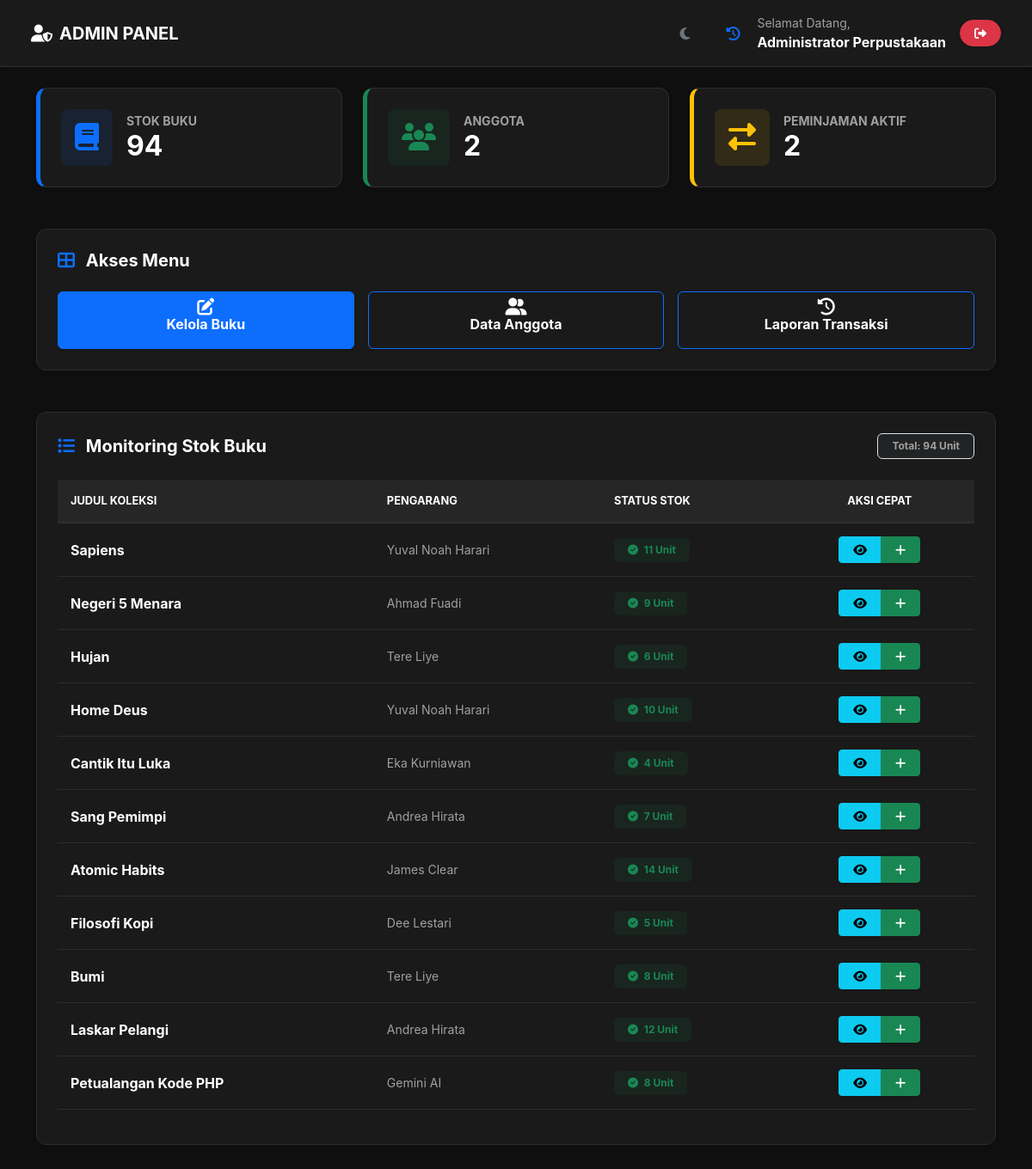
Page /admin/dashboard.php (signed in) on the committed database.
### tables this page shows
CREATE TABLE `buku` (
  `id` int(11) NOT NULL,
  `judul` varchar(255) NOT NULL,
  `pengarang` varchar(255) NOT NULL,
  `penerbit` varchar(255) DEFAULT NULL,
  `tahun_terbit` year(4) DEFAULT NULL,
  `sinopsis` varchar(1500) NOT NULL,
  `isbn` varchar(50) DEFAULT NULL,
  `stok` int(11) DEFAULT 0
);

### admin/dashboard.php (the view, shortened to what this page needs)
<?php
include "../config/koneksi.php";
$user_id = $_SESSION['user']['id'];
?>
<!DOCTYPE html>
<html lang="id">
<head>
    <link href="https://cdn.jsdelivr.net/npm/bootstrap@5.3.2/dist/css/bootstrap.min.css" rel="stylesheet">
    <link href="https://cdnjs.cloudflare.com/ajax/libs/font-awesome/6.4.2/css/all.min.css" rel="stylesheet">
    <link rel="stylesheet" href="../assets/style.css">
</head>
<body>
<nav class="navbar navbar-expand-lg shadow-sm mb-4">
    <div class="container-fluid">
        <a class="navbar-brand fw-bold text-primary" href="dashboard.php"><i class="fas fa-user-shield me-2"></i>ADMIN PANEL</a>
        <div class="ms-auto d-flex align-items-center">
            <button id="theme-toggle" class="btn btn-outline-secondary border-0 rounded-circle me-3" style="width: 40px; height: 40px;">
                <i id="theme-icon" class="fas fa-moon"></i>
            </button>
            <a href="riwayat.php" class="btn btn-outline-primary border-0 rounded-circle me-2" title="Riwayat Saya" style="width: 40px; height: 40px; display: flex; align-items: center; justify-content: center;">
                <i class="fas fa-history"></i>
            </a>
            <div class="d-none d-md-block me-3">
                <span class="text-secondary small d-block">Selamat Datang,</span>
                <span class="fw-bold"><?= htmlspecialchars($_SESSION['user']['nama']) ?></span>
            </div>
            <a href="../logout.php" class="btn btn-danger btn-sm rounded-pill px-3 shadow-sm"><i class="fas fa-sign-out-alt"></i></a>
        </div>
    </div>
</nav>
<div class="container pb-5">
    <div class="row g-4 mb-5">
        <?php
        $total_buku = $conn->query("SELECT SUM(stok) as total FROM buku")->fetch_assoc()['total'] ?? 0;
        $total_user = $conn->query("SELECT COUNT(*) as total FROM users WHERE role='user'")->fetch_assoc()['total'];
        $total_trx = $conn->query("SELECT COUNT(*) as total FROM transaksi WHERE status='dipinjam'")->fetch_assoc()['total'];
        ?>
        <div class="col-md-4">
            <div class="card stat-card p-4 shadow-sm h-100">
                <div class="d-flex align-items-center">
                    <div class="bg-primary bg-opacity-10 p-3 rounded-3 me-3">
                        <i class="fas fa-book text-primary fa-2x"></i>
                    </div>
                    <div>
                        <p class="text-secondary mb-0 small fw-bold text-uppercase">Stok Buku</p>
                        <h2 class="fw-bold mb-0 counter"><?= $total_buku ?></h2>
                    </div>
                </div>
            </div>
        </div>
        <div class="col-md-4">
            <div class="card stat-card p-4 shadow-sm h-100" style="border-left-color: #198754 !important;">
                <div class="d-flex align-items-center">
                    <div class="bg-success bg-opacity-10 p-3 rounded-3 me-3">
                        <i class="fas fa-users text-success fa-2x"></i>
                    </div>
                    <div>
                        <p class="text-secondary mb-0 small fw-bold text-uppercase">Anggota</p>
                        <h2 class="fw-bold mb-0 counter"><?= $total_user ?></h2>
                    </div>
                </div>
            </div>
        </div>
        <div class="col-md-4">
            <div class="card stat-card p-4 shadow-sm h-100" style="border-left-color: #ffc107 !important;">
                <div class="d-flex align-items-center">
                    <div class="bg-warning bg-opacity-10 p-3 rounded-3 me-3">
                        <i class="fas fa-exchange-alt text-warning fa-2x"></i>
                    </div>
                    <div>
                        <p class="text-secondary mb-0 small fw-bold text-uppercase">Peminjaman Aktif</p>
                        <h2 class="fw-bold mb-0 counter"><?= $total_trx ?></h2>
                    </div>
                </div>
            </div>
        </div>
    </div>
    <div class="card p-4 mb-5 shadow-sm">
        <h5 class="mb-4 fw-bold"><i class="fas fa-th-large me-2 text-primary"></i> Akses Menu</h5>
        <div class="row g-3">
            <div class="col-md-4">
                <a href="buku.php" class="btn btn-primary w-100 py-3 fw-bold shadow-sm transition-hover">
                    <i class="fas fa-edit mb-2 d-block fa-lg"></i> Kelola Buku
                </a>
            </div>
            <div class="col-md-4">
                <a href="anggota.php" class="btn btn-outline-primary w-100 py-3 fw-bold shadow-sm transition-hover">
                    <i class="fas fa-user-friends mb-2 d-block fa-lg"></i> Data Anggota
                </a>
            </div>
            <div class="col-md-4">
                <a href="transaksi.php" class="btn btn-outline-primary w-100 py-3 fw-bold shadow-sm transition-hover">
                    <i class="fas fa-history mb-2 d-block fa-lg"></i> Laporan Transaksi
                </a>
            </div>
        </div>
    </div>
    <div class="card p-4 mb-5 shadow-sm">
        <div class="d-flex justify-content-between align-items-center mb-4">
            <h5 class="fw-bold mb-0"><i class="fas fa-list me-2 text-primary"></i> Monitoring Stok Buku</h5>
            <span class="badge bg-secondary bg-opacity-10 text-secondary border px-3 py-2">Total: <?= $total_buku ?> Unit</span>
        </div>
        <div class="table-responsive">
            <table class="table table-hover align-middle">
                <thead>
                    <tr>
                        <th class="px-4">Judul Koleksi</th>
                        <th>Pengarang</th>
                        <th>Status Stok</th>
                        <th class="text-center">Aksi Cepat</th>
                    </tr>
                </thead>
                <tbody>
                    <?php
                    $buku = $conn->query("SELECT * FROM buku ORDER BY id DESC");
                    while ($d = $buku->fetch_assoc()) :
                        $id_buku = $d['id'];
                        $cek_status = $conn->query("SELECT id FROM transaksi WHERE user_id='$user_id' AND buku_id='$id_buku' AND status='dipinjam'");
                        $is_borrowed = $cek_status->num_rows > 0;
                    ?>
                    <tr>
                        <td class="px-4 fw-bold text-truncate" style="max-width: 250px;">
                            <?= htmlspecialchars($d['judul']) ?>
                        </td>
                        <td class="text-secondary small">
                            <?= htmlspecialchars($d['pengarang']) ?>
                        </td>
                        <td>
                            <?php if ($d['stok'] > 0): ?>
                                <span class="badge bg-success bg-opacity-10 text-success px-3 py-2">
                                    <i class="fas fa-check-circle me-1"></i> <?= $d['stok'] ?> Unit
                                </span>
                            <?php else: ?>
                                <span class="badge bg-danger bg-opacity-10 text-danger px-3 py-2">
                                    <i class="fas fa-times-circle me-1"></i> Habis
                                </span>
                            <?php endif; ?>
                        </td>
                        <td class="text-center">
                            <div class="btn-group shadow-sm">
                                <a href="detail_buku.php?id=<?= $d['id'] ?>" class="btn btn-info btn-sm px-3" title="Detail">
                                    <i class="fas fa-eye"></i>
                                </a>
                                <?php if ($is_borrowed): ?>
                                    <a href="baca.php?id=<?= $d['id'] ?>" class="btn btn-warning btn-sm px-3" title="Baca Buku">
                                        <i class="fas fa-book-open"></i>
                                    </a>
                                    <a href="?kembali=<?= $d['id'] ?>" class="btn btn-danger btn-sm px-3" onclick="return confirm('Kembalikan buku ini?')" title="Kembalikan">
                                        <i class="fas fa-undo"></i>
                                    </a>
                                <?php elseif ($d['stok'] > 0): ?>
                                    <a href="?pinjam=<?= $d['id'] ?>" class="btn btn-success btn-sm px-3" onclick="return confirm('Pinjam buku ini?')" title="Pinjam">
                                        <i class="fas fa-plus"></i>
                                    </a>
                                <?php else: ?>
                                    <button class="btn btn-secondary btn-sm px-3" disabled><i class="fas fa-ban"></i></button>
                                <?php endif; ?>
                            </div>
                        </td>
                    </tr>
                    <?php endwhile; ?>
                </tbody>
            </table>
        </div>
    </div>
</div>
</body>
</html>

### assets/style.css (style rules this page uses)
:root { --bg-body: #0f0f0f; --bg-card: #1a1a1a; --bg-input: #242424; --text-main: #ffffff; --text-muted: #a0a0a0; --border-color: #2d2d2d; --nav-bg: #1a1a1a; --primary-blue: #0d6efd; --accent-shadow: rgba(0, 0, 0, 0.5); }
body { background-color: var(--bg-body) !important; color: var(--text-main) !important; font-family: 'Inter', 'Segoe UI', Roboto, sans-serif; transition: background 0.4s cubic-bezier(0.4, 0, 0.2, 1), color 0.4s cubic-bezier(0.4, 0, 0.2, 1); margin: 0; overflow-x: hidden; }
h1, h2, h3, h4, h5, h6, .fw-bold { color: var(--text-main) !important; }
.card, .book-card, .stat-card, .bg-dark-card { background-color: var(--bg-card) !important; border: 1px solid var(--border-color) !important; color: var(--text-main) !important; border-radius: 12px; transition: transform 0.3s ease, box-shadow 0.3s ease, background 0.4s, border 0.4s; }
.stat-card { border-left: 5px solid var(--primary-blue) !important; }
.navbar { background-color: var(--nav-bg) !important; border-bottom: 1px solid var(--border-color) !important; padding: 1rem 1.5rem; }
.table, .table-responsive, .table > :not(caption) > * > *, .table-hover tbody tr:hover > * { background-color: transparent !important; color: var(--text-main) !important; box-shadow: none !important; }
.table thead th { background-color: rgba(255, 255, 255, 0.05) !important; border-bottom: 2px solid var(--border-color) !important; color: var(--text-main) !important; text-transform: uppercase; font-size: 0.8rem; padding: 15px !important; }
.table tbody td { border-bottom: 1px solid var(--border-color) !important; padding: 15px !important; }
.table .text-muted, .table .text-secondary { color: var(--text-muted) !important; }
.text-secondary { color: var(--text-muted) !important; }
.badge { padding: 0.5em 0.8em; border-radius: 6px; }
#theme-toggle { cursor: pointer; transition: transform 0.3s ease; }

### rows in the picture
buku: judul "Sapiens", pengarang "Yuval Noah Harari", stok "11"
buku: judul "Negeri 5 Menara", pengarang "Ahmad Fuadi", stok "9"
buku: judul "Hujan", pengarang "Tere Liye", stok "6"
buku: judul "Home Deus", pengarang "Yuval Noah Harari", stok "10"
buku: judul "Cantik Itu Luka", pengarang "Eka Kurniawan", stok "4"
buku: judul "Sang Pemimpi", pengarang "Andrea Hirata", stok "7"
buku: judul "Atomic Habits", pengarang "James Clear", stok "14"
buku: judul "Filosofi Kopi", pengarang "Dee Lestari", stok "5"
buku: judul "Bumi", pengarang "Tere Liye", stok "8"
buku: judul "Laskar Pelangi", pengarang "Andrea Hirata", stok "12"
buku: judul "Petualangan Kode PHP", pengarang "Gemini AI", stok "8"

### other values in the picture
$_SESSION['user']['nama'] "Administrator Perpustakaan"
$total_buku "94"
$total_user "2"
$total_trx "2"
